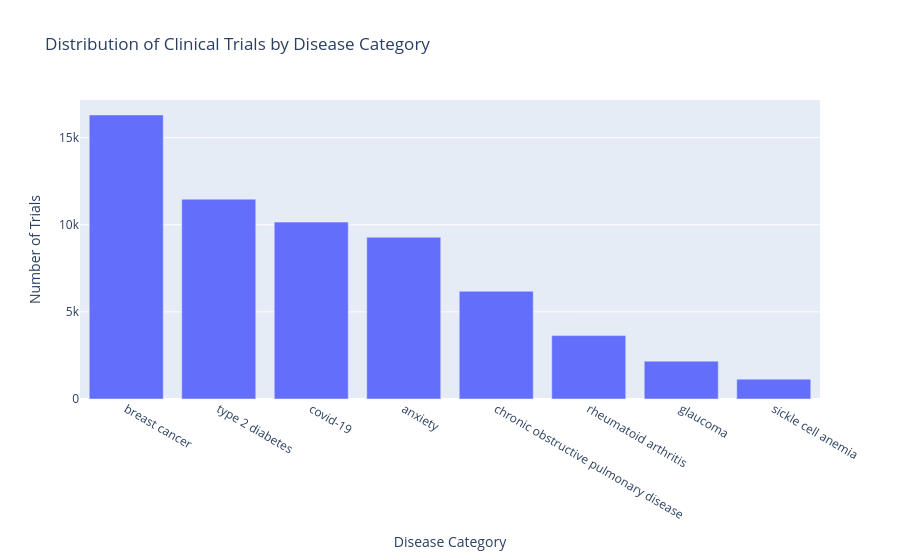

The notebook cell saved with this chart:
### Markdown cell above
## 3. Exploratory Data Analysis (EDA)
- Analyze the distribution of disease categories
- Identify the most common medical conditions and keywords
- Explore relationships between clinical trial summaries and disease categories
- Identify patterns, trends, and correlations in medical text data
- Perform statistical summaries and text-based analysis
- Visualize category distributions and word frequency patterns

### Code cell
# Disease category distribution
category_counts = df_model['source_condition_query'].value_counts()
print(category_counts)

fig = px.bar(category_counts, x=category_counts.index, y=category_counts.values,
             labels={'x': 'Disease Category', 'y': 'Number of Trials'},
             title='Distribution of Clinical Trials by Disease Category')
fig.show()

### Figure 1 — Plotly figure (JSON) as saved in the notebook; plotly's stock layout.template omitted (floating-point values rounded to 4 significant figures)
{"data": [{"hovertemplate": "Disease Category=%{x}<br>Number of Trials=%{y}<extra></extra>", "legendgroup": "", "marker": {"color": "#636efa", "pattern": {"shape": ""}}, "name": "", "orientation": "v", "showlegend": false, "textposition": "auto", "type": "bar", "x": ["breast cancer", "type 2 diabetes", "covid-19", "anxiety", "chronic obstructive pulmonary disease", "rheumatoid arthritis", "glaucoma", "sickle cell anemia"], "xaxis": "x", "y": [16301, 11467, 10153, 9286, 6181, 3637, 2173, 1139], "yaxis": "y"}], "layout": {"barmode": "relative", "legend": {"tracegroupgap": 0}, "title": {"text": "Distribution of Clinical Trials by Disease Category"}, "xaxis": {"anchor": "y", "domain": [0, 1], "title": {"text": "Disease Category"}}, "yaxis": {"anchor": "x", "domain": [0, 1], "title": {"text": "Number of Trials"}}}}
